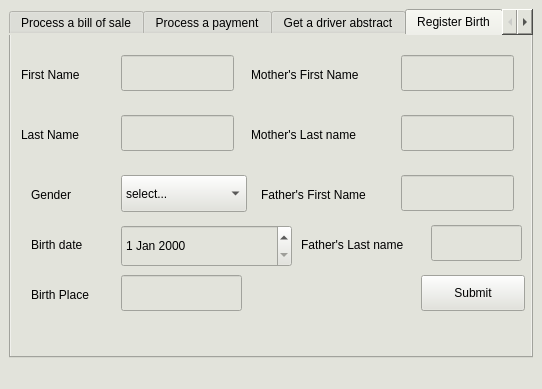
<?xml version="1.0" encoding="UTF-8"?>
<ui version="4.0">
 <class>MainWindow</class>
 <widget class="QMainWindow" name="MainWindow">
  <property name="geometry">
   <rect>
    <x>0</x>
    <y>0</y>
    <width>542</width>
    <height>389</height>
   </rect>
  </property>
  <property name="windowTitle">
   <string>MainWindow</string>
  </property>
  <property name="styleSheet">
   <string notr="true">background-color: rgb(226, 227, 219);</string>
  </property>
  <widget class="QWidget" name="centralwidget">
   <property name="styleSheet">
    <string notr="true">background-image: url(:/Resource/background.jpg);</string>
   </property>
   <layout class="QGridLayout" name="gridLayout">
    <item row="0" column="0">
     <widget class="QTabWidget" name="tabWidget">
      <property name="accessibleName">
       <string/>
      </property>
      <property name="autoFillBackground">
       <bool>false</bool>
      </property>
      <property name="currentIndex">
       <number>3</number>
      </property>
      <property name="tabsClosable">
       <bool>false</bool>
      </property>
      <property name="movable">
       <bool>false</bool>
      </property>
      <property name="tabBarAutoHide">
       <bool>false</bool>
      </property>
      <widget class="QWidget" name="tab_01">
       <attribute name="title">
        <string>Process a bill of sale</string>
       </attribute>
       <widget class="QLineEdit" name="vin_input">
        <property name="geometry">
         <rect>
          <x>10</x>
          <y>10</y>
          <width>113</width>
          <height>20</height>
         </rect>
        </property>
        <property name="text">
         <string>Vin of Car</string>
        </property>
       </widget>
       <widget class="QLineEdit" name="fname_current">
        <property name="geometry">
         <rect>
          <x>10</x>
          <y>60</y>
          <width>113</width>
          <height>20</height>
         </rect>
        </property>
        <property name="text">
         <string>First Name</string>
        </property>
       </widget>
       <widget class="QLineEdit" name="lname_current">
        <property name="geometry">
         <rect>
          <x>10</x>
          <y>80</y>
          <width>113</width>
          <height>20</height>
         </rect>
        </property>
        <property name="text">
         <string>Last Name</string>
        </property>
       </widget>
       <widget class="QLineEdit" name="fname_new">
        <property name="geometry">
         <rect>
          <x>140</x>
          <y>60</y>
          <width>113</width>
          <height>20</height>
         </rect>
        </property>
        <property name="text">
         <string>First Name</string>
        </property>
       </widget>
       <widget class="QLineEdit" name="lname_new">
        <property name="geometry">
         <rect>
          <x>140</x>
          <y>80</y>
          <width>113</width>
          <height>20</height>
         </rect>
        </property>
        <property name="text">
         <string>Last Name</string>
        </property>
       </widget>
       <widget class="QLabel" name="label">
        <property name="geometry">
         <rect>
          <x>10</x>
          <y>40</y>
          <width>121</width>
          <height>16</height>
         </rect>
        </property>
        <property name="text">
         <string>Current Owner Information</string>
        </property>
       </widget>
       <widget class="QLabel" name="label_2">
        <property name="geometry">
         <rect>
          <x>140</x>
          <y>40</y>
          <width>121</width>
          <height>16</height>
         </rect>
        </property>
        <property name="text">
         <string>New Owner Information</string>
        </property>
       </widget>
       <widget class="QLineEdit" name="plate_num">
        <property name="geometry">
         <rect>
          <x>10</x>
          <y>120</y>
          <width>113</width>
          <height>20</height>
         </rect>
        </property>
        <property name="text">
         <string>Plate Number for New Reg.</string>
        </property>
       </widget>
       <widget class="QPushButton" name="submit_4">
        <property name="geometry">
         <rect>
          <x>10</x>
          <y>160</y>
          <width>56</width>
          <height>17</height>
         </rect>
        </property>
        <property name="text">
         <string>Submit</string>
        </property>
       </widget>
      </widget>
      <widget class="QWidget" name="tab_02">
       <attribute name="title">
        <string>Process a payment</string>
       </attribute>
       <widget class="QLineEdit" name="ticket_num">
        <property name="geometry">
         <rect>
          <x>10</x>
          <y>10</y>
          <width>113</width>
          <height>20</height>
         </rect>
        </property>
        <property name="text">
         <string>Ticket No.</string>
        </property>
       </widget>
       <widget class="QLineEdit" name="amount">
        <property name="geometry">
         <rect>
          <x>10</x>
          <y>30</y>
          <width>113</width>
          <height>20</height>
         </rect>
        </property>
        <property name="text">
         <string>Amount</string>
        </property>
       </widget>
       <widget class="QPushButton" name="submit_5">
        <property name="geometry">
         <rect>
          <x>10</x>
          <y>290</y>
          <width>56</width>
          <height>17</height>
         </rect>
        </property>
        <property name="text">
         <string>Submit</string>
        </property>
       </widget>
       <widget class="QListWidget" name="result_5">
        <property name="geometry">
         <rect>
          <x>80</x>
          <y>210</y>
          <width>351</width>
          <height>101</height>
         </rect>
        </property>
       </widget>
      </widget>
      <widget class="QWidget" name="tab_03">
       <attribute name="title">
        <string>Get a driver abstract</string>
       </attribute>
       <widget class="QLineEdit" name="fname_06">
        <property name="geometry">
         <rect>
          <x>10</x>
          <y>10</y>
          <width>113</width>
          <height>20</height>
         </rect>
        </property>
        <property name="text">
         <string>First Name</string>
        </property>
       </widget>
       <widget class="QLineEdit" name="lname_06">
        <property name="geometry">
         <rect>
          <x>10</x>
          <y>50</y>
          <width>113</width>
          <height>20</height>
         </rect>
        </property>
        <property name="text">
         <string>Last Name</string>
        </property>
       </widget>
       <widget class="QListWidget" name="results_06">
        <property name="geometry">
         <rect>
          <x>20</x>
          <y>160</y>
          <width>411</width>
          <height>151</height>
         </rect>
        </property>
       </widget>
       <widget class="QPushButton" name="submit_06">
        <property name="geometry">
         <rect>
          <x>400</x>
          <y>56</y>
          <width>56</width>
          <height>21</height>
         </rect>
        </property>
        <property name="text">
         <string>Submit</string>
        </property>
       </widget>
       <widget class="QListWidget" name="abstract_06">
        <property name="geometry">
         <rect>
          <x>20</x>
          <y>90</y>
          <width>411</width>
          <height>61</height>
         </rect>
        </property>
       </widget>
       <widget class="QLineEdit" name="driver_abstract_fname">
        <property name="geometry">
         <rect>
          <x>130</x>
          <y>10</y>
          <width>171</width>
          <height>31</height>
         </rect>
        </property>
       </widget>
       <widget class="QLineEdit" name="driver_abstract_lname">
        <property name="geometry">
         <rect>
          <x>130</x>
          <y>50</y>
          <width>171</width>
          <height>31</height>
         </rect>
        </property>
       </widget>
      </widget>
      <widget class="QWidget" name="tab_6">
       <attribute name="title">
        <string>Register Birth</string>
       </attribute>
       <widget class="QLabel" name="label_5">
        <property name="geometry">
         <rect>
          <x>10</x>
          <y>30</y>
          <width>91</width>
          <height>19</height>
         </rect>
        </property>
        <property name="text">
         <string>First Name</string>
        </property>
       </widget>
       <widget class="QLineEdit" name="reg_birth_fname">
        <property name="geometry">
         <rect>
          <x>110</x>
          <y>20</y>
          <width>113</width>
          <height>36</height>
         </rect>
        </property>
       </widget>
       <widget class="QLabel" name="label_6">
        <property name="geometry">
         <rect>
          <x>10</x>
          <y>90</y>
          <width>81</width>
          <height>19</height>
         </rect>
        </property>
        <property name="text">
         <string>Last Name</string>
        </property>
       </widget>
       <widget class="QLineEdit" name="reg_birth_lname">
        <property name="geometry">
         <rect>
          <x>110</x>
          <y>80</y>
          <width>113</width>
          <height>36</height>
         </rect>
        </property>
       </widget>
       <widget class="QComboBox" name="reg_birth_gender">
        <property name="geometry">
         <rect>
          <x>110</x>
          <y>140</y>
          <width>126</width>
          <height>37</height>
         </rect>
        </property>
        <item>
         <property name="text">
          <string>select...</string>
         </property>
        </item>
        <item>
         <property name="text">
          <string>Male</string>
         </property>
        </item>
        <item>
         <property name="text">
          <string>Female</string>
         </property>
        </item>
       </widget>
       <widget class="QLabel" name="label_7">
        <property name="geometry">
         <rect>
          <x>20</x>
          <y>150</y>
          <width>67</width>
          <height>19</height>
         </rect>
        </property>
        <property name="text">
         <string>Gender</string>
        </property>
       </widget>
       <widget class="QLabel" name="label_8">
        <property name="geometry">
         <rect>
          <x>20</x>
          <y>200</y>
          <width>81</width>
          <height>19</height>
         </rect>
        </property>
        <property name="text">
         <string>Birth date</string>
        </property>
       </widget>
       <widget class="QDateEdit" name="reg_birth_date">
        <property name="geometry">
         <rect>
          <x>110</x>
          <y>190</y>
          <width>171</width>
          <height>42</height>
         </rect>
        </property>
       </widget>
       <widget class="QLabel" name="label_9">
        <property name="geometry">
         <rect>
          <x>20</x>
          <y>250</y>
          <width>81</width>
          <height>19</height>
         </rect>
        </property>
        <property name="text">
         <string>Birth Place</string>
        </property>
       </widget>
       <widget class="QLineEdit" name="reg_birth_place">
        <property name="geometry">
         <rect>
          <x>110</x>
          <y>240</y>
          <width>121</width>
          <height>36</height>
         </rect>
        </property>
       </widget>
       <widget class="QLabel" name="label_10">
        <property name="geometry">
         <rect>
          <x>240</x>
          <y>30</y>
          <width>161</width>
          <height>19</height>
         </rect>
        </property>
        <property name="text">
         <string>Mother's First Name</string>
        </property>
       </widget>
       <widget class="QLineEdit" name="reg_birth_mfname">
        <property name="geometry">
         <rect>
          <x>390</x>
          <y>20</y>
          <width>113</width>
          <height>36</height>
         </rect>
        </property>
       </widget>
       <widget class="QLabel" name="label_11">
        <property name="geometry">
         <rect>
          <x>240</x>
          <y>90</y>
          <width>141</width>
          <height>19</height>
         </rect>
        </property>
        <property name="text">
         <string>Mother's Last name</string>
        </property>
       </widget>
       <widget class="QLineEdit" name="reg_birth_mlname">
        <property name="geometry">
         <rect>
          <x>390</x>
          <y>80</y>
          <width>113</width>
          <height>36</height>
         </rect>
        </property>
       </widget>
       <widget class="QLabel" name="label_12">
        <property name="geometry">
         <rect>
          <x>250</x>
          <y>150</y>
          <width>141</width>
          <height>19</height>
         </rect>
        </property>
        <property name="text">
         <string>Father's First Name</string>
        </property>
       </widget>
       <widget class="QLineEdit" name="reg_birth_ffname">
        <property name="geometry">
         <rect>
          <x>390</x>
          <y>140</y>
          <width>113</width>
          <height>36</height>
         </rect>
        </property>
       </widget>
       <widget class="QLabel" name="label_13">
        <property name="geometry">
         <rect>
          <x>290</x>
          <y>200</y>
          <width>131</width>
          <height>19</height>
         </rect>
        </property>
        <property name="text">
         <string>Father's Last name</string>
        </property>
       </widget>
       <widget class="QLineEdit" name="reg_birth_flname">
        <property name="geometry">
         <rect>
          <x>420</x>
          <y>190</y>
          <width>91</width>
          <height>36</height>
         </rect>
        </property>
       </widget>
       <widget class="QPushButton" name="pushButton">
        <property name="geometry">
         <rect>
          <x>410</x>
          <y>240</y>
          <width>104</width>
          <height>36</height>
         </rect>
        </property>
        <property name="text">
         <string>Submit</string>
        </property>
       </widget>
      </widget>
      <widget class="QWidget" name="tab_7">
       <attribute name="title">
        <string>Register Marriage</string>
       </attribute>
      </widget>
      <widget class="QWidget" name="">
       <attribute name="title">
        <string>Renew Vehicle Registration</string>
       </attribute>
      </widget>
     </widget>
    </item>
   </layout>
  </widget>
  <widget class="QMenuBar" name="menubar">
   <property name="geometry">
    <rect>
     <x>0</x>
     <y>0</y>
     <width>542</width>
     <height>29</height>
    </rect>
   </property>
  </widget>
  <widget class="QStatusBar" name="statusbar"/>
 </widget>
 <resources/>
 <connections>
  <connection>
   <sender>pushButton</sender>
   <signal>clicked()</signal>
   <receiver>MainWindow</receiver>
   <slot>driver_abstract_search()</slot>
   <hints>
    <hint type="sourcelabel">
     <x>469</x>
     <y>330</y>
    </hint>
    <hint type="destinationlabel">
     <x>454</x>
     <y>-24</y>
    </hint>
   </hints>
  </connection>
 </connections>
 <slots>
  <slot>driver_abstract_search()</slot>
 </slots>
</ui>
